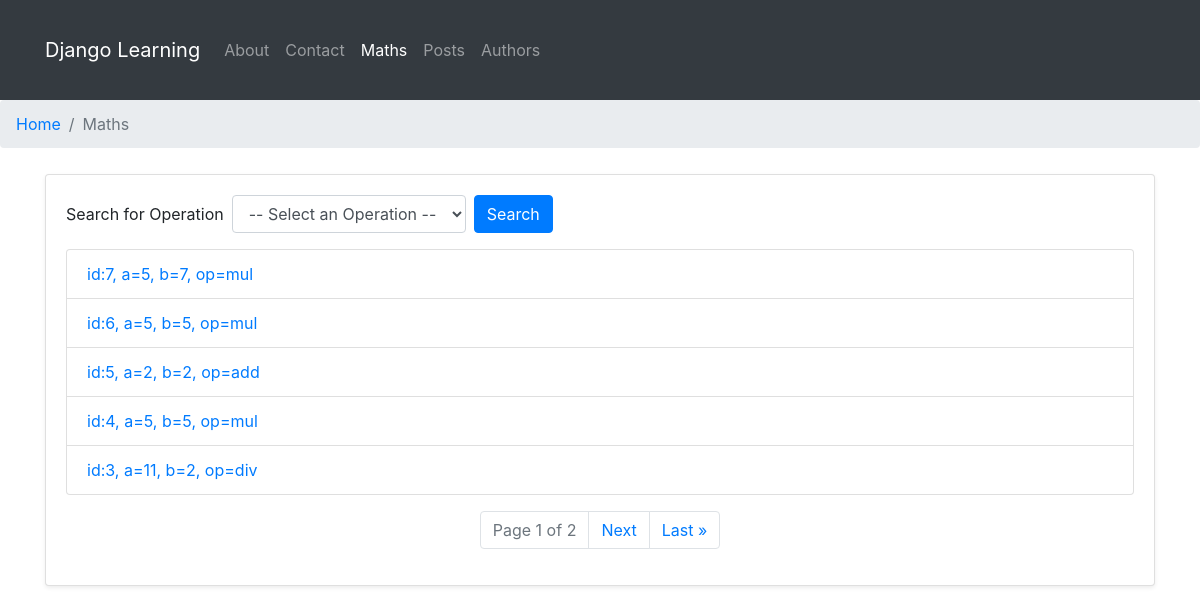
The page /maths/histories/ on the database as committed earlier.
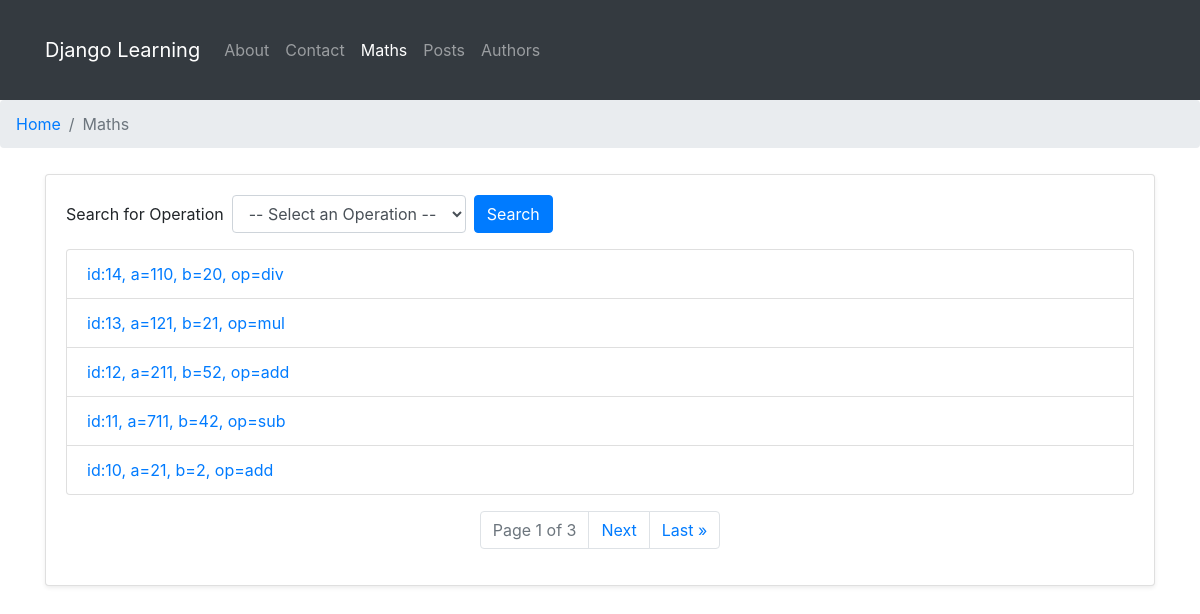
The same page on the database as committed later.
### maths/models.py (models this page shows)
class Math(models.Model):
    operation = models.CharField(max_length=5, choices=OPERATION_CHOICES)
    a = models.IntegerField()
    b = models.IntegerField()
    created = models.DateTimeField(auto_now_add=True)
    result = models.ForeignKey(
        'maths.result',
        on_delete=models.CASCADE,
        null=True,
        blank=True
        )
    class Meta():
        ordering = ['-id']
    def __str__(self):
        return f"id:{self.id}, a={self.a}, b={self.b}, op={self.operation}"

### maths/views.py (the view)
# urls.py: path('histories/', maths_list, name='list'),
def maths_list(request):
    SELECT_OP = {
        'add': 'add',
        'sub': 'sub',
        'div': 'div',
        'mul': 'mul'
    }
    operation = request.GET.get('operation')
    if operation in SELECT_OP:
        maths = Math.objects.filter(operation=SELECT_OP[operation])
    else:
        maths = Math.objects.all()
    paginator = Paginator(maths, 5)
    page_number = request.GET.get('page')
    maths = paginator.get_page(page_number)
    return render(
        request=request,
        template_name='maths/list.html',
        context={'maths': maths, 'operation': operation, 'operations': SELECT_OP}
    )

### maths/templates/maths/list.html (shortened to what this page needs)
{% extends "maths/main.html" %}
{% block breadcrumbs %}
    <ol class="breadcrumb">
        <li class="breadcrumb-item " >
            <a href="{% url 'greetings:welcome'%}">Home</a>
        </li>
        <li class="breadcrumb-item active" aria-current="page">
            Maths
        </li>
    </ol>
{% endblock %}
{% block content %}
<div class="card shadow-sm">
    <div class="card-body">
        <form action="" method="get" class="form-inline mb-3">
            <div class="form-group mr-2">
                <label for="operation" class="mr-2">Search for Operation</label>
                <select name="operation" id="operation" class="form-control">
                    <option value="">-- Select an Operation --</option>
                </select>
            </div>
            <button type="submit" class="btn btn-primary">Search</button>
        </form>
        <ul class="list-group mb-3">
            {% for m in maths %}
                <li class="list-group-item">
                    <a href="{% url 'maths:details' m.id %}" class="text-decoration-none">{{ m }}</a>
                </li>
            {% endfor %}
        </ul>
        <nav aria-label="Page navigation" class="d-flex justify-content-center">
            <ul class="pagination">
                <li class="page-item disabled">
                    <span class="page-link">Page {{ maths.number }} of {{ maths.paginator.num_pages }}</span>
                </li>
                {% if maths.has_next %}
                    <li class="page-item">
                        <a class="page-link" href="?page={{ maths.next_page_number }}" aria-label="Next">
                            <span aria-hidden="true">Next</span>
                        </a>
                    </li>
                    <li class="page-item">
                        <a class="page-link" href="?page={{ maths.paginator.num_pages }}" aria-label="Last">
                            <span aria-hidden="true">Last &raquo;</span>
                        </a>
                    </li>
                {% endif %}
            </ul>
        </nav>
    </div>
</div>
{% endblock %}

Rows that differ between the two databases and show on the page:
no longer on this page (row edited): Math: id+a+b "id:7, a=5, b=7, op=mul"
no longer on this page (row edited): Math: id+a+b "id:6, a=5, b=5, op=mul"
no longer on this page (row edited): Math: id+a+b "id:5, a=2, b=2, op=add"
no longer on this page (row edited): Math: id+a+b "id:4, a=5, b=5, op=mul"
no longer on this page (row edited): Math: id+a+b "id:3, a=11, b=2, op=div"
added Math: id+a+b "id:14, a=110, b=20, op=div"
added Math: id+a+b "id:13, a=121, b=21, op=mul"
added Math: id+a+b "id:12, a=211, b=52, op=add"
added Math: id+a+b "id:11, a=711, b=42, op=sub"
added Math: id+a+b "id:10, a=21, b=2, op=add"
Other text that changed with them:
{{ maths.paginator.num_pages }}: "2" → "3"
